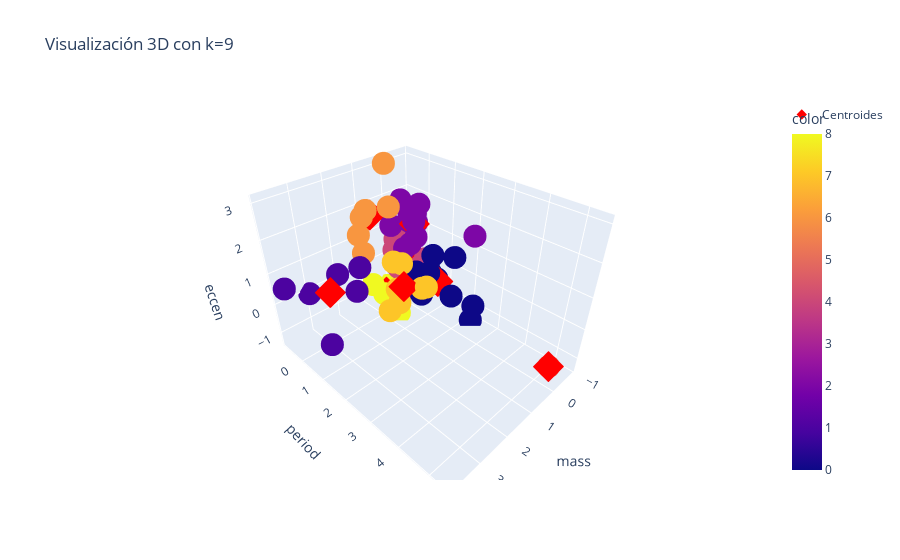

Notebook source saved alongside this figure:
### Code cell
# Análisis con k=9 en 3D


fig = px.scatter_3d(df_standard, x='mass', y='period', z='eccen',color=etiquetas_9,title='Visualización 3D con k=9')
fig.add_trace(go.Scatter3d(
    x=centroides_9[:, 0],
    y=centroides_9[:, 1],
    z=centroides_9[:, 2],
    mode='markers',
    marker=dict(size=8, color='red', symbol='diamond'),
    name='Centroides'
))
fig.show()
